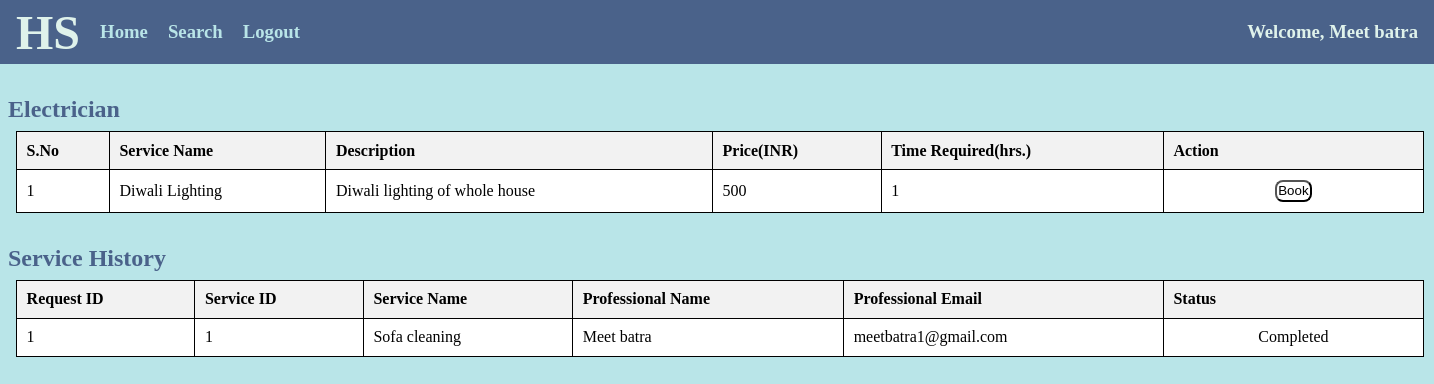
The app's page /1/service/electrician with its own data.
### app.py (models this page shows)
class Customer(db.Model):
    __tablename__="customers"
    id = db.Column(db.Integer, primary_key=True, autoincrement=True)
    name = db.Column(db.String, nullable=False)
    email = db.Column(db.String, unique=True, nullable=False)
    passw = db.Column(db.String, nullable=False)
    address = db.Column(db.String)
    pincode = db.Column(db.String, nullable=False)
    status = db.Column(db.String, nullable=False)

class Service(db.Model):
    __tablename__= "services"
    id = db.Column(db.Integer, primary_key=True, autoincrement=False)
    name = db.Column(db.String, nullable=False)
    type = db.Column(db.String, nullable=False)
    price = db.Column(db.String, nullable=False)
    time_reqd = db.Column(db.String)
    description = db.Column(db.String)

class Service_Request(db.Model):
    __tablename__="service_requests"
    id = db.Column(db.Integer, primary_key=True, autoincrement=False)
    service_id = db.Column(db.Integer, db.ForeignKey('services.id'), nullable=False)
    cust_id = db.Column(db.Integer, db.ForeignKey('customers.id'), nullable=False)
    prof_id = db.Column(db.Integer, db.ForeignKey('professionals.id'), nullable=False)
    status = db.Column(db.String, nullable=False)

class Professional(db.Model):
    __tablename__="professionals"
    id = db.Column(db.Integer, primary_key=True, autoincrement=False)
    name = db.Column(db.String, nullable=False)
    email = db.Column(db.String, nullable=False, unique=True)
    passw = db.Column(db.String, nullable=False)
    service_id = db.Column(db.Integer, nullable=False)
    service_name = db.Column(db.String, nullable=False)
    experience = db.Column(db.Integer)
    address = db.Column(db.String)
    pincode = db.Column(db.String, nullable=False)
    status = db.Column(db.String, nullable=False)

### app.py (the view)
@app.route('/<int:id>/service/<string:service>')
def customer_service(id,service):
    cust=Customer.query.filter_by(id=id).first()
    services_by_type=Service.query.filter_by(type=service).all()
    reqs=Service_Request.query.filter_by(cust_id=cust.id).all()
    profs=Professional.query.all()
    services=[]
    for req in reqs:
        flag=False
        ser=Service.query.filter_by(id=req.service_id).first()
        for prof in profs:
            if(req.prof_id==prof.id):
                services.append((req,prof,ser))
                flag=True
        if(not flag):
            services.append((req,'-',ser))
    return render_template('customer_home.html',cust=cust, services=services, packs=services_by_type, service=service.capitalize())

### templates/customer_home.html (shortened to what this page needs)
<!DOCTYPE html>
<html lang="en">
<head>
    <link rel="stylesheet" href="/static/style_admin_prof.css">
</head>
<body>
    {% if cust.status=="Blocked" %}
    <div class="heading">
        <h1>Household Services</h1>
    </div>
    <div class="alert">
        <h1>You are Blocked</h1>
        <a href="/"><button>Go Back</button></a>
    </div>
    {% else %}
    <div class="nav">
        <h1>HS</h1>
        <div class="options">
            <h3><a href="/customer/{{cust.id}}/home">Home</a></h3>
            <h3><a href="/customer/{{cust.id}}/search">Search</a></h3>
            <h3><a href="/">Logout</a></h3>
        </div>
        <div class="greet">
            <h3>Welcome, {{cust.name}}</h3>
        </div>
    </div>
    {% if service %}
        <div class="services">
            <h2>{{service}}</h2>
            {% if packs | length==0 %}
                <div class="msg">
                    <h3>No {{service}} Services</h3>
                </div>
            {% else %}
            <table>
                <tr>
                    <th>S.No</th>
                    <th>Service Name</th>
                    <th>Description</th>
                    <th>Price(INR)</th>
                    <th>Time Required(hrs.)</th>
                    <th>Action</th>
                </tr>
                {% for service in packs %}
                    <tr>
                        <td>{{loop.index}}</td>
                        <td>{{service.name}}</td>
                        <td>{{service.description}}</td>
                        <td>{{service.price}}</td>
                        <td>{{service.time_reqd}}</td>
                        <td class="btn">
                            <a href="/{{cust.id}}/service/{{service.id}}"><button>Book</button></a>
                        </td>
                    </tr>
                {% endfor %}
            </table>
            {% endif %}
        </div>
    {% endif %}
    <div class="reqs">
        <h2>Service History</h2>
        {% if services|length==0 %}
            <div class="msg">
                <h3>No Past Requests</h3>
            </div>
        {% else %}
        <table>
            <tr>
                <th>Request ID</th>
                <th>Service ID</th>
                <th>Service Name</th>
                <th>Professional Name</th>
                <th>Professional Email</th>
                <th>Status</th>
            </tr>
            {% for req,prof,service in services %}
            <tr>
                <td>{{req.id}}</td>
                <td>{{service.id}}</td>
                <td>{{service.name}}</td>
                {% if prof!="-" %}
                <td>{{prof.name}}</td>
                <td>{{prof.email}}</td>
                {% else %}
                <td>Nil</td>
                <td>Nil</td>
                {% endif %}
                <td class="btn">
                    {% if req.status=="pending" %}
                        <a href="/{{cust.id}}/close_service/{{req.id}}"><button>Close</button></a>
                    {% elif req.status=="requested" %}
                        Requested
                    {% else %}
                        Completed
                    {% endif %}
                </td>
            </tr>
            {% endfor %}
        </table>
        {% endif %}
    </div>
    {% endif %}
</body>
</html>

### static/style_admin_prof.css (style rules this page uses)
* { margin: 0; padding: 0; }
.nav { height: 4rem; width:100%; display: flex; align-items: center; color: #DFF2EB; background-color: #4A628A; margin-bottom: 2rem; }
h1 { margin-left: 1rem; font-size: 3rem; }
a { text-decoration: none; }
.options a { color: #B9E5E8; }
.options { height: 2rem; width: 15rem; display: flex; align-items: center; justify-content: space-evenly; }
.greet { position: absolute; right:1rem; }
body { background-color: #B9E5E8; }
table { border-collapse: collapse; width: 88rem; margin-left: 1rem; }
th, td { border: 0.1rem solid black; padding: 0.6rem; text-align: left; background-color: white; }
th { background-color: #f2f2f2; }
.services, .req, .prof, .customers { margin-bottom: 2rem; }
h2 { color: #4A628A; margin-bottom: 0.5rem; margin-left: 0.5rem; }
button { background-color: white; padding: 0.1rem; border-radius: 0.5rem; }
.btn { text-align: center; width: 15rem; }

### records on screen
Customer: name "Meet batra"
Service: type "Electrician", name "Diwali Lighting", description "Diwali lighting of whole house", price "500", time_reqd "1"
Service_Request: id "1", name "Sofa cleaning", name "Meet batra", email "meetbatra1@gmail.com", status "Completed"
